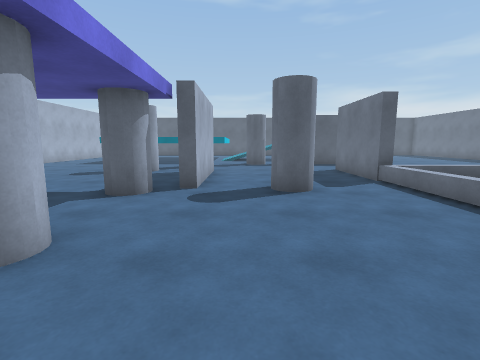
view 1 (above)

21 first-person views from a walk through a 3-D level made in the Unity game engine. The camera is 1.3 m above the floor, tilts 8° down and sees 85° across. The floor is counted in squares, 1 m on a side. Each view is taken from the middle of a square. On the plan, view 1 faces up. The plan holds only what a view shows up to about 13 squares ahead; the rest is blank. The player is left out.

view 2
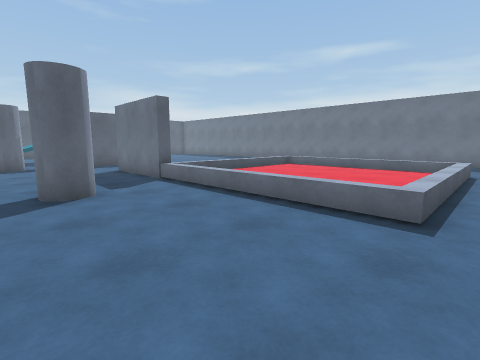

view 3
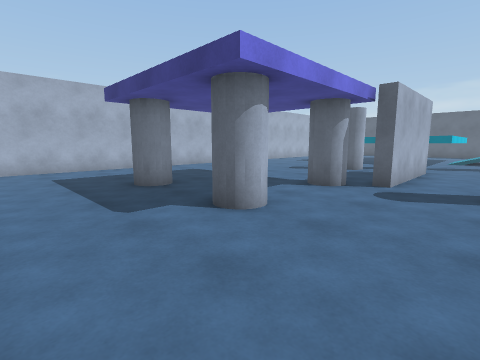

view 4
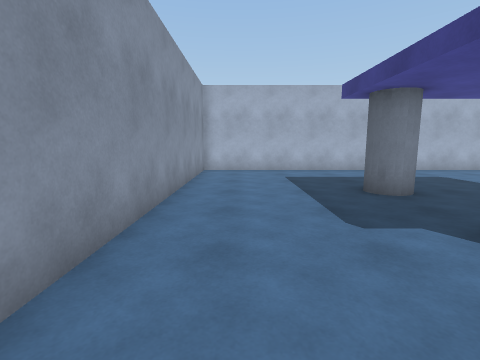

view 5
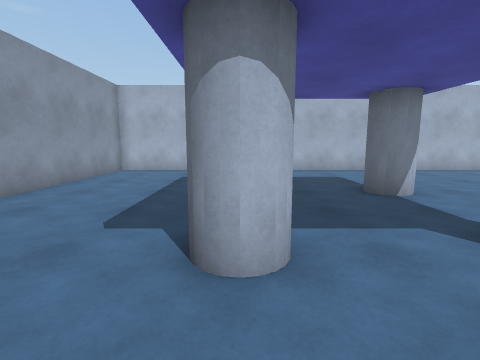

view 6
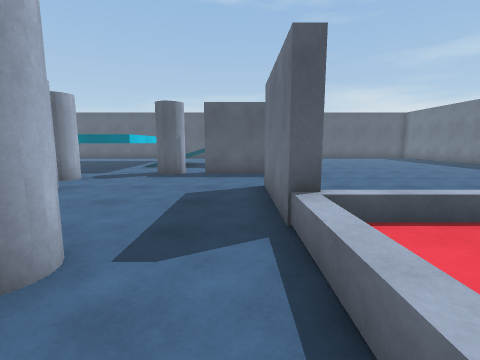

view 7
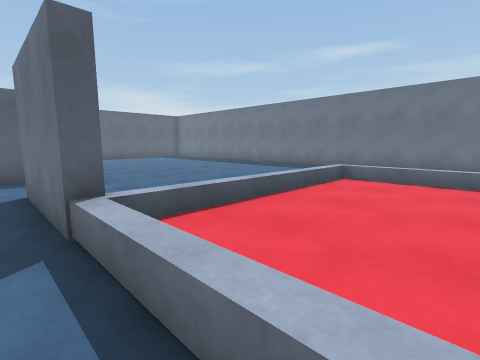

view 8
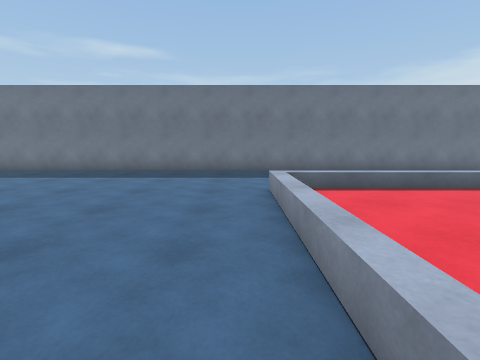

view 9
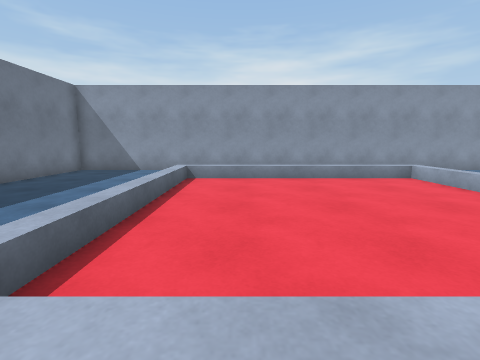

view 10
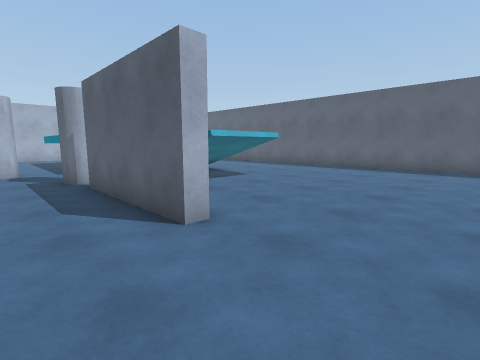

view 11
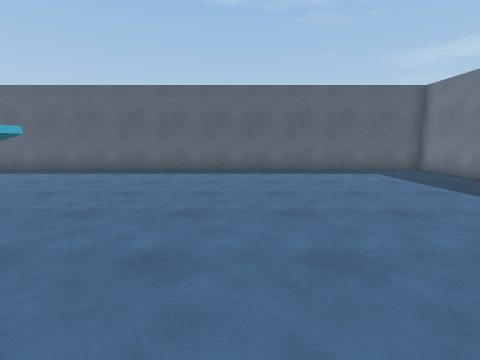

view 12
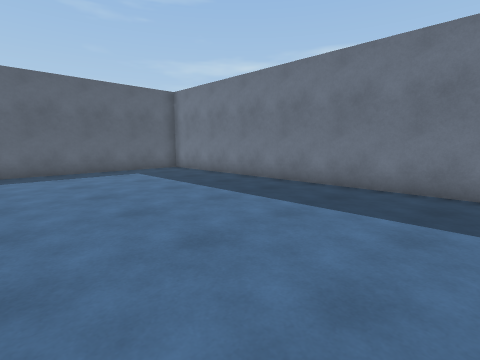

view 13
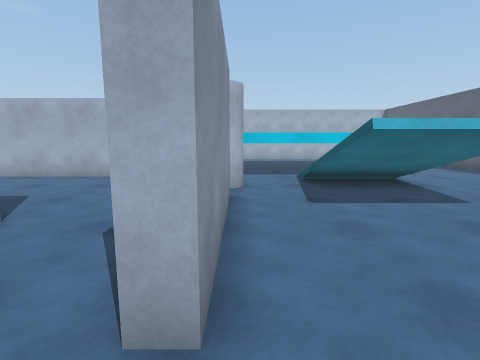

view 14
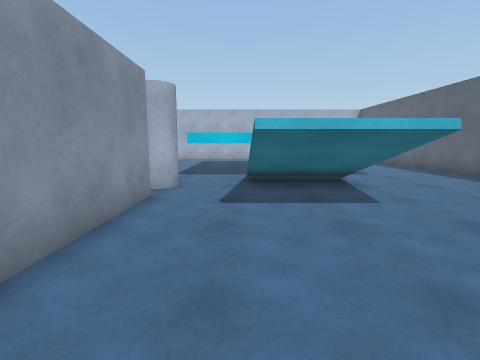

view 15
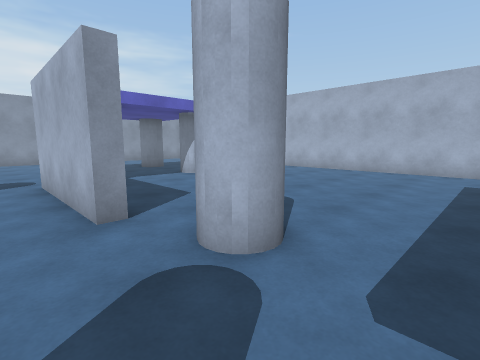

view 16
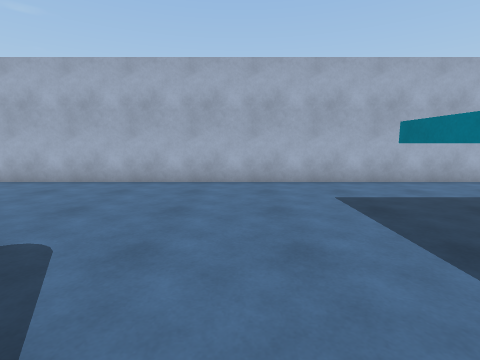

view 17
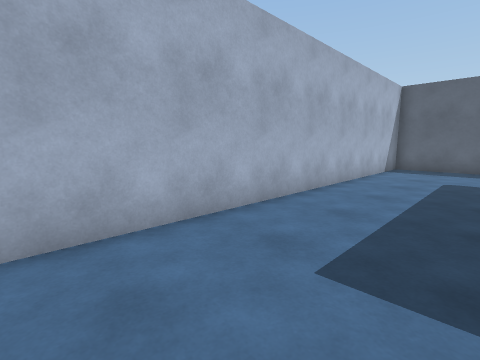

view 18
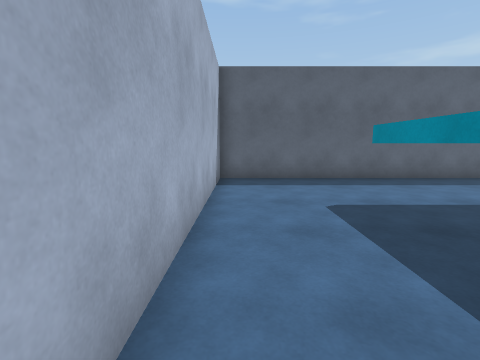

view 19
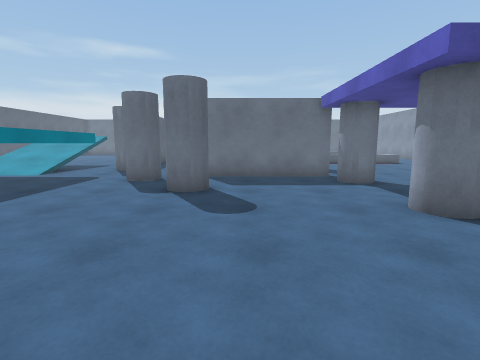

view 20
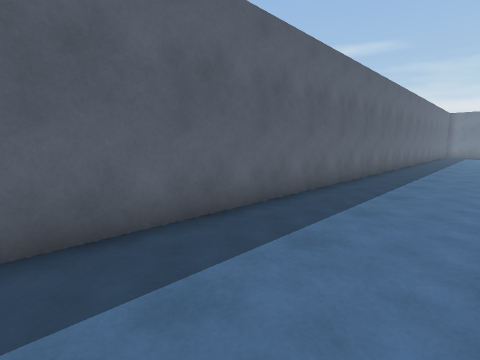

view 21
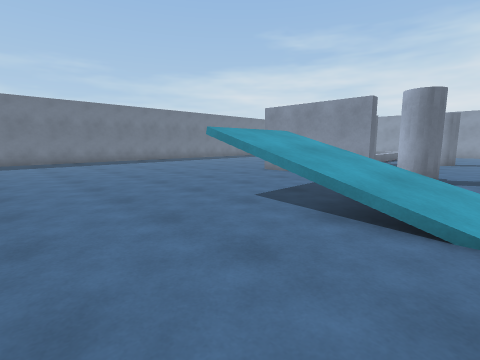

### Floor plan
Key: @ floor where view 1 was taken; # wall or solid block; . floor; / step, stairs or slope; ^ raised ledge; O other object.
Columns run from 13 left of view 1 to 19 right of it. Each row starts with its distance up from view 1.
 29 #################################
 28 #...............................#
 27 #...............................#
 26 #...............................#
 25 #...#^^^^^^^^...................#
 24 #...^       ^...................#
 23 #...^       ^.///#..............#
 22 #...^       ^/////..............#
 21 #...^       ^/////..............#
 20 #...^       ^/////..............#
 19 #...^       ^.///#..............#
 18 #...^       ^...................#
 17 #...^^^^^^^^^.O.#####...........#
 16 #.............O.#####...........#
 15 #.........OO....................#
 14 #.........OO....................#
 13 #.......OO......... ............#
 12 #.......OO.##.....# ............#
 11 #..........##.....# ............#
 10 #..........##.....#.............#
  9 #..........##.....#////////.....#
  8 #..........##.OO../......./     #
  7 #.....O...O...OO../......./     #
  6 #................./......./     #
  5 #................./......./ ..  #
  4 #................./......./ ... #
  3 #.....O...O......./......./ ....#
  2 #................./......./ ....#
  1 #................./////////.....#
  0 #............@ ..........   ....#
 -1 #..............             ....#
 -2 #............               ....#
 -3 #################################

Where each view was taken, in squares from view 1:
view 1: 0 up, 0 right, facing up
view 2: 0 up, 0 right, facing up-right
view 3: 1 down, 1 right, facing up-left
view 4: 1 down, 0 right, facing left
view 5: 3 up, 0 right, facing left
view 6: 5 up, 4 right, facing up
view 7: 5 up, 4 right, facing up-right
view 8: 10 up, 6 right, facing right
view 9: 10 up, 11 right, facing down
view 10: 14 up, 11 right, facing up-left
view 11: 16 up, 10 right, facing up
view 12: 16 up, 11 right, facing up-right
view 13: 17 up, 9 right, facing left
view 14: 19 up, 9 right, facing left
view 15: 17 up, 0 right, facing down-left
view 16: 14 up, 4 left, facing left
view 17: 14 up, 9 left, facing up-left
view 18: 19 up, 12 left, facing up
view 19: 11 up, 12 left, facing right
view 20: 25 up, 12 left, facing up-right
view 21: 27 up, 1 left, facing down-right
